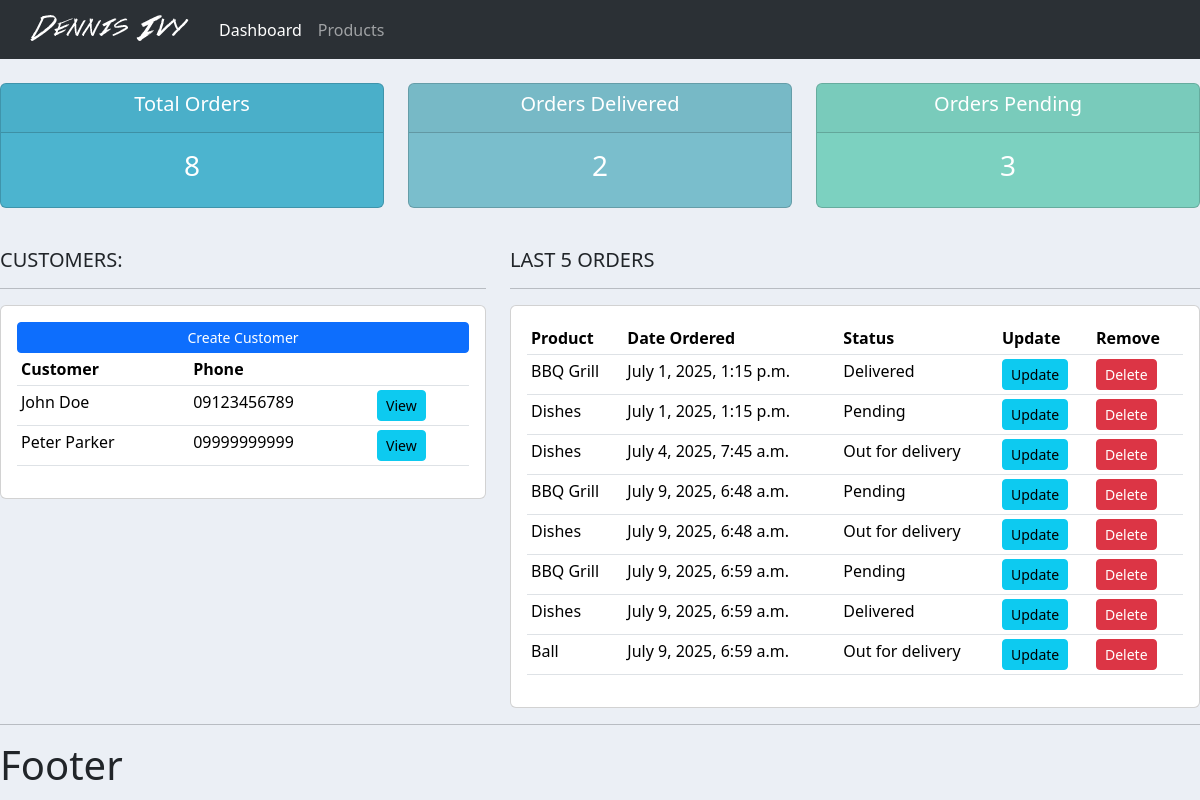
The page / on the database its author committed.
### accounts/models.py (models this page shows, shortened)
class Customer(models.Model):
    name = models.CharField(max_length=255, null=True)
    phone = models.CharField(max_length=255, null=True)
    email = models.CharField(max_length=255, null=True)
    date_created = models.DateTimeField(auto_now_add=True)

class Order(models.Model):
    STATUS = (
        ('Pending', 'Pending'),
        ('Out for delivery', 'Out for delivery'),
        ('Delivered', 'Delivered'),
    )
    customer = models.ForeignKey(Customer, null=True, on_delete=models.SET_NULL)
    product = models.ForeignKey(Product, null=True, on_delete=models.SET_NULL)
    date_created = models.DateTimeField(auto_now_add=True)
    status = models.CharField(max_length=255, null=True, choices=STATUS)
    note = models.CharField(max_length=1000, null=True)

class Product(models.Model):
    CATEGORY = (
        ('Indoor', 'Indoor'),
        ('Outdoor', 'Outdoor'),
    )
    name = models.CharField(max_length=255, null=True)
    price = models.FloatField(null=True)
    category = models.CharField(max_length=255, null=True, choices=CATEGORY)
    description = models.CharField(max_length=255, null=True, blank=True)
    date_created = models.DateTimeField(auto_now_add=True)
    tag = models.ManyToManyField(Tag)
    def __str__(self):
        return self.name

### accounts/views.py (the view)
# urls.py: path('', views.home, name="home"),
def home(request):
    orders = Order.objects.all()
    customers = Customer.objects.all()
    total_customers = customers.count()
    total_orders = orders.count()
    delivered = orders.filter(status='Delivered').count()
    pending = orders.filter(status='Pending').count()
    context = {'orders':orders, 'customers':customers, 'total_orders':total_orders, 'delivered':delivered, 'pending':pending}
    return render(request, 'accounts/dashboard.html', context)

### accounts/templates/accounts/dashboard.html
{% extends 'accounts/main.html' %}
{% block content %}
{% include 'accounts/status.html' %}
<br>
<div class="row">
    <div class="col-md-5">
        <h5>CUSTOMERS:</h5>
        <hr>
        <div class="card card-body">
            <a class="btn btn-primary  btn-sm btn-block" href="">Create Customer</a>
            <table class="table table-sm">
                <tr>
                    <th>Customer</th>
                    <th>Phone</th>
                    <th></th>
                </tr>
                {% for customer in customers %}
                <tr>
                    <td>{{customer.name}}</td>
                    <td>{{customer.phone}}</td>
                    <td><a href="{% url 'customer' customer.id %}" class="btn btn-sm btn-info">View</a></td>
                </tr>
                {% endfor %}
            </table>
        </div>
    </div>
    <div class="col-md-7">
        <h5>LAST 5 ORDERS</h5>
        <hr>
        <div class="card card-body">
            <table class="table table-sm">
                <tr>
                    <th>Product</th>
                    <th>Date Ordered</th>
                    <th>Status</th>
                    <th>Update</th>
                    <th>Remove</th>
                </tr>
                {% for order in orders %}
                <tr>
                    <td>{{order.product}}</td>
                    <td>{{order.date_created}}</td>
                    <td>{{order.status}}</td>
                    <td><a href="{% url 'update_order' order.id %}" class="btn btn-sm btn-info">Update</a></td>
                    <td><a href="{% url 'delete_order' order.id %}" class="btn btn-sm btn-danger">Delete</a></td>
                </tr>
                {% endfor %}
            </table>
        </div>
    </div>
</div>
{% endblock %}

### static/css/main.css (style rules this page uses)
body { background-color: #ebeff5; }

### rows shown on the page
Customer: name "John Doe", phone "09123456789"
Customer: name "Peter Parker", phone "09999999999"
Order: product "BBQ Grill", date_created "July 1, 2025, 1:15 p.m.", status "Delivered"
Order: product "Dishes", date_created "July 1, 2025, 1:15 p.m.", status "Pending"
Order: product "Dishes", date_created "July 4, 2025, 7:45 a.m.", status "Out for delivery"
Order: product "BBQ Grill", date_created "July 9, 2025, 6:48 a.m.", status "Pending"
Order: product "Dishes", date_created "July 9, 2025, 6:48 a.m.", status "Out for delivery"
Order: product "BBQ Grill", date_created "July 9, 2025, 6:59 a.m.", status "Pending"
Order: product "Dishes", date_created "July 9, 2025, 6:59 a.m.", status "Delivered"
Order: product "Ball", date_created "July 9, 2025, 6:59 a.m.", status "Out for delivery"

### other values the page prints
{{ total_orders }} "8"
{{ delivered }} "2"
{{ pending }} "3"
